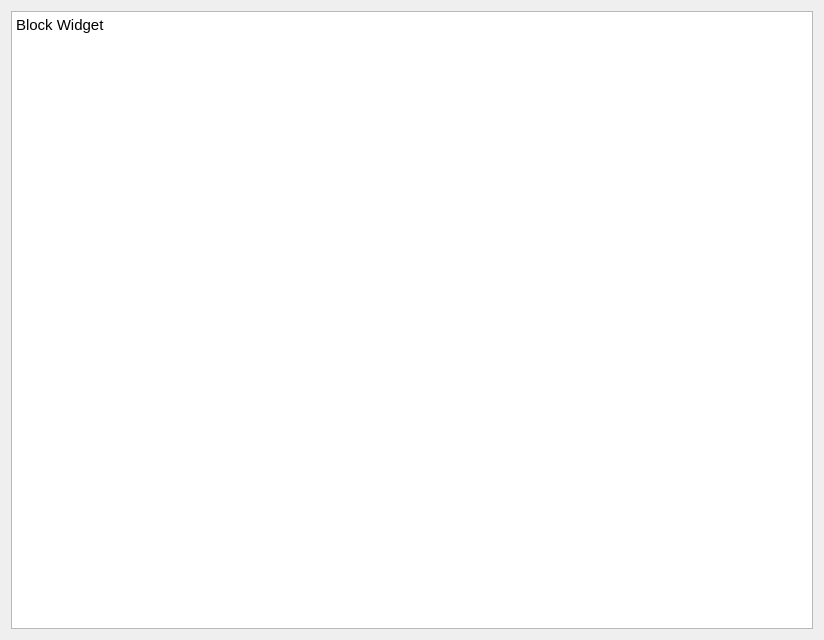
<?xml version="1.0" encoding="UTF-8"?>
<ui version="4.0">
 <class>BlockWidget</class>
 <widget class="QWidget" name="BlockWidget">
  <property name="geometry">
   <rect>
    <x>0</x>
    <y>0</y>
    <width>824</width>
    <height>640</height>
   </rect>
  </property>
  <property name="sizePolicy">
   <sizepolicy hsizetype="Expanding" vsizetype="Expanding">
    <horstretch>0</horstretch>
    <verstretch>0</verstretch>
   </sizepolicy>
  </property>
  <property name="windowTitle">
   <string>Form</string>
  </property>
  <layout class="QVBoxLayout" name="verticalLayout">
   <item>
    <widget class="QTextBrowser" name="textBrowser">
     <property name="html">
      <string>&lt;!DOCTYPE HTML PUBLIC &quot;-//W3C//DTD HTML 4.0//EN&quot; &quot;http://www.w3.org/TR/REC-html40/strict.dtd&quot;&gt;
&lt;html&gt;&lt;head&gt;&lt;meta name=&quot;qrichtext&quot; content=&quot;1&quot; /&gt;&lt;meta charset=&quot;utf-8&quot; /&gt;&lt;style type=&quot;text/css&quot;&gt;
p, li { white-space: pre-wrap; }
hr { height: 1px; border-width: 0; }
li.unchecked::marker { content: &quot;\2610&quot;; }
li.checked::marker { content: &quot;\2612&quot;; }
&lt;/style&gt;&lt;/head&gt;&lt;body style=&quot; font-family:'Adwaita Sans'; font-size:11pt; font-weight:400; font-style:normal;&quot;&gt;
&lt;p style=&quot; margin-top:0px; margin-bottom:0px; margin-left:0px; margin-right:0px; -qt-block-indent:0; text-indent:0px;&quot;&gt;Block Widget&lt;/p&gt;&lt;/body&gt;&lt;/html&gt;</string>
     </property>
    </widget>
   </item>
  </layout>
 </widget>
 <resources/>
 <connections/>
</ui>
